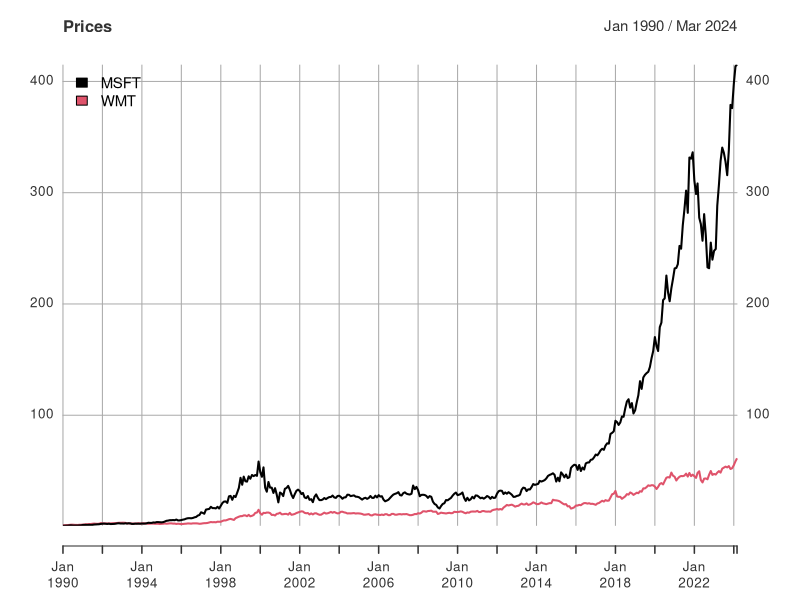

Generate this figure with R:
## ---- chunk 1
library(xts)

mw_df <- readxl::read_excel("msft_wmt.xlsx")   # <-- change filename

# ignore the date column
mw_df = mw_df[,-1]

# Jan 1990 to March 2024
# create an xts object, but first create the date. 
idx <- seq(from = as.Date("1990-01-01"), by = "month", length.out = nrow(mw_df))
prices.xts <- xts(mw_df, order.by = idx)

# just display month-year without date
index(prices.xts) <- as.yearmon(index(prices.xts))  
head(prices.xts)


plot(prices.xts, legend.loc = "topleft", main = "Prices")

## ---- chunk 2
# log return for both msft and wmt
logret.xts <- diff(log(prices.xts)) 
logret.xts <- na.omit(logret.xts)   # removes the first NA created by diff()
colnames(logret.xts) <- c("msft", "wmt")  # name the column
## ---- chunk 3

## ---- chunk 4

msopt <- logret.xts$wmt-logret.xts$msft

minvar <- lm(logret.xts$wmt ~ msopt)
summary(minvar)
